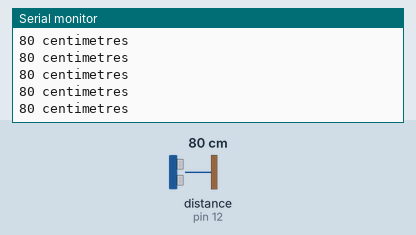
Recording of a sketch running on a simulated Arduino Uno, built with avr-gcc and run on an emulated ATmega328P. On the bench: the last lines printed to the serial monitor. The test bench sets the inputs (shaded band); at power-on: distance to the obstacle (sensor on pin 12) 80 cm. The echo pulse lasts 58.3 µs per cm.

Above: at 2.2 s.
2.3 s: distance to the obstacle (sensor on pin 12) set to 11 cm
At 2.45 s:
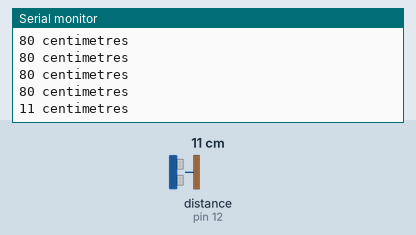
3.8 s: distance to the obstacle (sensor on pin 12) set to 8 cm
At 4.1 s:
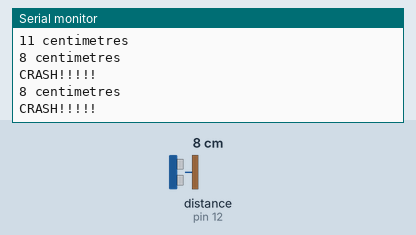
Timing chart, 0 to 6.8 s (numbered marks = the images above; inputs shaded):
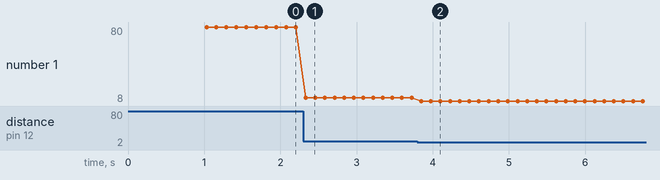

The sketch:

UltraSonicSensorTESTCODE.ino
```cpp
//Code to test elegoo arduino ultra sonic sensor for distance measures
//Mainly to test working capacity of arduino
//How we figured out our temperature/humidity sensor did not work (replaced)

//www.elegoo.com
//2016.12.08
#include "SR04.h"

#define TRIG_PIN 12
#define ECHO_PIN 10

SR04 sr04 = SR04(ECHO_PIN,TRIG_PIN);
long a;

void setup() {
   Serial.begin(9600);//Initialization of Serial Port
   delay(1000);
}

void loop() {
   a=sr04.Distance();
   Serial.print(a);
   Serial.println(" centimetres");//The difference between "Serial.print" and "Serial.println"
                        //is that "Serial.println" can change lines.

   if (a < 10) {
    Serial.println("CRASH!!!!!");
    }
   delay(100);
}
```

Measured:
- the behaviour switches between 10 and 9 cm on distance to the obstacle (sensor on pin 12) (found by bisection; images 1 and 2)
- after the input at 2.3 s, the serial monitor: prints a new line at once (image 1)
- after the input at 3.8 s, the serial monitor: prints a new line after 0.05 s (image 2)
- plotted number 1: 80 → 11 after the input at 2.3 s, 11 → 8 after the input at 3.8 s
